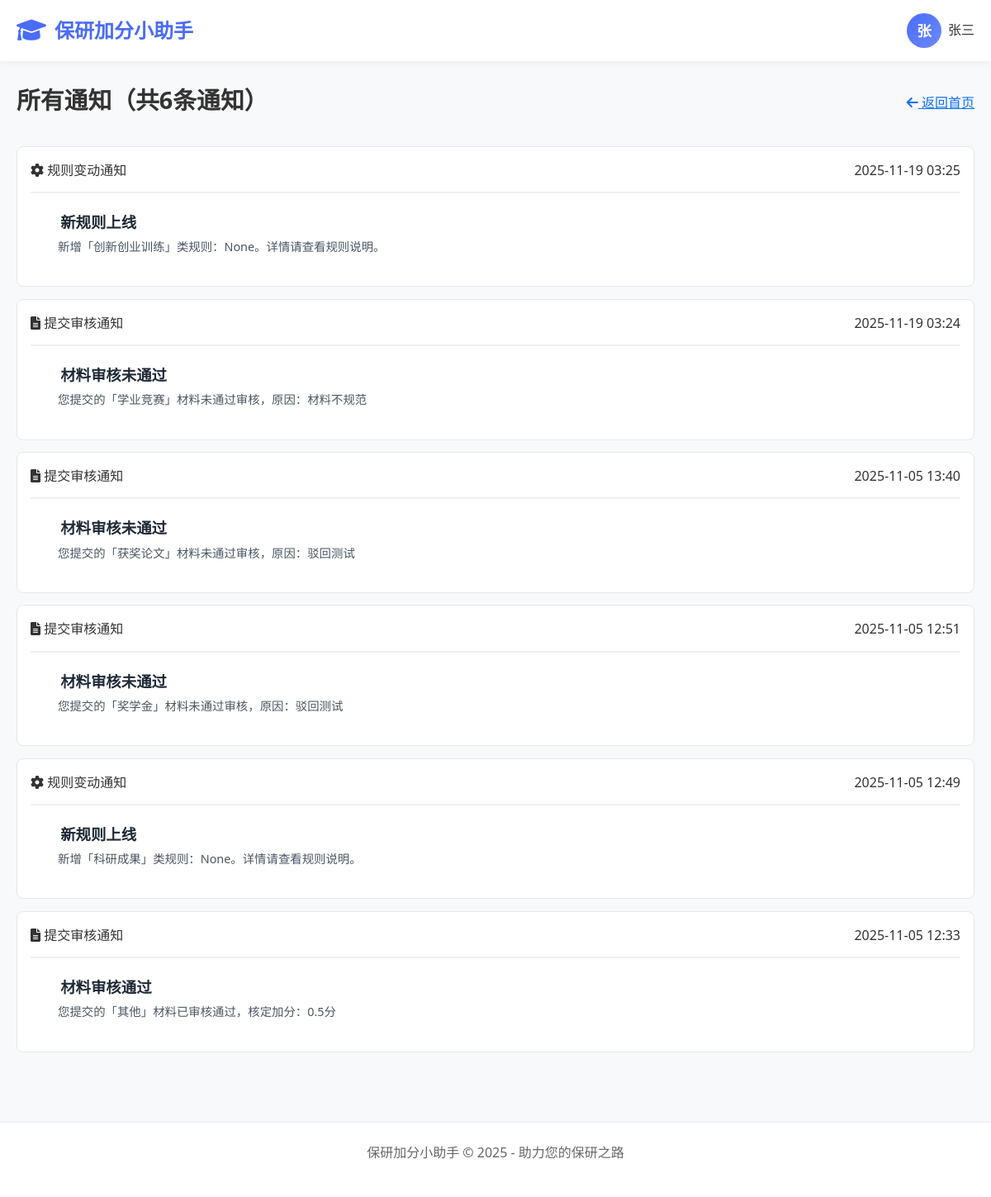
The page /student/notifications/ (signed in) on the database its author committed.
### apps/students/models.py (models this page shows, shortened)
class StudentProfile(models.Model):
    user = models.OneToOneField(
        User,
        on_delete=models.CASCADE,
        null=True,
        related_name='profile'  # 反向关联名称
    )
    COLLEGE_CHOICES = [
        ('info', '信息学院'),
        ('other', '其他'),
    ]
    full_name = models.CharField("姓名", max_length=100, blank=True)
    student_id = models.CharField("学号", max_length=20, unique=True,
                                  validators=[RegexValidator(regex=r'^\d{8,20}$', message='学号必须是8-20位数字')])
    grade = models.CharField("年级", max_length=20, blank=True)
    college = models.CharField(
        "学院",
        max_length=100,
        blank=True,
        choices=COLLEGE_CHOICES,
        default='other'  # 默认值设为其他
    )
    department = models.CharField("系别", max_length=100, blank=True)
    major = models.CharField("专业", max_length=100, blank=True)
    enrollment_year = models.PositiveIntegerField("入学年份", null=True, blank=True, help_text="例如：2023")
    GENDER_CHOICES = [
        ('M', '男'),
        ('F', '女'),
        ('O', '其他'),
    ]
    gender = models.CharField("性别", max_length=1, choices=GENDER_CHOICES, blank=True)
    ethnicity = models.CharField("民族", max_length=50, blank=True)
    political_status = models.CharField("政治面貌", max_length=50, blank=True)
    id_card = models.CharField("身份证号", max_length=18, blank=True,
                               validators=[RegexValidator(regex=r'^\d{17}[\dXx]$', message='请输入有效的身份证号')])
    phone = models.CharField("手机号", max_length=11, blank=True, help_text="请输入11位手机号码")
    email = models.EmailField("邮箱", blank=True, help_text="请输入有效的邮箱地址")
    academic_comprehensive_score = models.DecimalField(
        "学业综合成绩",  # 辅导员可设置
        max_digits=5,
        decimal_places=1,
        null=True,
        blank=True
    )
    academic_expertise_score = models.DecimalField(
        "学术专长成绩",  # 来自学术类材料加分
        max_digits=5,
        decimal_places=1,
        default=0
    )
    comprehensive_performance_score = models.DecimalField(
        "综合表现成绩",  # 来自综合类材料加分
        max_digits=5,
        decimal_places=1,
        default=0
    )
    total_score = models.DecimalField(
        "总成绩",
        max_digits=5,
        decimal_places=1,
        null=True,
        blank=True
    )
    academic_comprehensive_ratio = models.DecimalField(
        "学业综合成绩权重",
        max_digits=3,
        decimal_places=2,
        default=0.6  # 60%
    )
    academic_expertise_ratio = models.DecimalField(
        "学术专长成绩权重",
        max_digits=3,
        decimal_places=2,
        default=0.2  # 20%
    )
    comprehensive_performance_ratio = models.DecimalField(
        "综合表现成绩权重",
        max_digits=3,
        decimal_places=2,
        default=0.2  # 20%
    )

class Notification(models.Model):
    NOTIFICATION_TYPES = (
        ('submission', '提交审核通知'),
        ('rule', '规则变动通知'),
        ('system', '系统通知'),
    )
    recipient = models.ForeignKey(
        User,
        on_delete=models.CASCADE,
        related_name='notifications'
    )
    title = models.CharField(max_length=100)
    content = models.TextField()
    type = models.CharField(max_length=20, choices=NOTIFICATION_TYPES)
    is_read = models.BooleanField(default=False)
    created_at = models.DateTimeField(default=timezone.now)
    class Meta:
        ordering = ['-created_at']

### apps/students/views.py (the view)
# urls.py: path('notifications/', views.notifications, name='notifications'),
@login_required
def notifications(request):
    Notification.objects.filter(
        recipient=request.user,
        is_read=False
    ).update(is_read=True)
    all_notifications = Notification.objects.filter(
        recipient=request.user
    ).order_by('-created_at')
    return render(request, 'students/notifications.html', {
        'notifications': all_notifications
    })

### templates/students/notifications.html (shortened to what this page needs)
{% extends 'students/base.html' %}
{% load static %}
{% block extra_css %}
    <link href="{% static 'CSS/students/notifications.css' %}" rel="stylesheet">
{% endblock %}
{% block content %}
<div class="notifications-container">
    <div class="page-header">
        <h1 class="page-title">所有通知（共{{ notifications|length }}条通知）</h1>
        <a href="{% url 'index' %}" class="back-btn">
            <i class="fas fa-arrow-left"></i>
            <span>返回首页</span>
        </a>
    </div>
    <div class="notifications-list">
        {% for notification in notifications %}
        <div class="notification-item {% if not notification.is_read %}unread{% endif %}">
            <div class="notification-header">
                <div class="notification-type">
                    {% if notification.type == 'submission' %}
                        <i class="fas fa-file-alt"></i>
                        <span>提交审核通知</span>
                    {% elif notification.type == 'rule' %}
                        <i class="fas fa-cog"></i>
                        <span>规则变动通知</span>
                    {% else %}
                        <i class="fas fa-bullhorn"></i>
                        <span>系统通知</span>
                    {% endif %}
                </div>
                <div class="notification-time">
                    {{ notification.created_at|date:"Y-m-d H:i" }}
                </div>
            </div>
            <div class="notification-content">
                <h3 class="notification-title">{{ notification.title }}</h3>
                <p class="notification-text">{{ notification.content }}</p>
            </div>
        </div>
        {% empty %}
        <div class="empty-state">
            <i class="fas fa-bell"></i>
            <h4>暂无通知</h4>
            <p>您暂时没有收到任何通知</p>
        </div>
        {% endfor %}
    </div>
</div>
{% endblock %}

### templates/students/base.html (shortened to what this page needs)
<!DOCTYPE html>
<html lang="zh-CN">
<head>
    <link href="https://cdn.jsdelivr.net/npm/bootstrap@5.3.0-alpha1/dist/css/bootstrap.min.css" rel="stylesheet">
    <link rel="stylesheet" href="https://cdnjs.cloudflare.com/ajax/libs/font-awesome/6.0.0/css/all.min.css">
    {% load static %}
    <link href="{% static 'CSS/base.css' %}" rel="stylesheet">
    {% block extra_css %}{% endblock %}
</head>
<body>
    <nav class="navbar">
        <div class="container">
            <div class="navbar-content">
                <a href="{% url 'index' %}" class="logo">
                    <i class="fas fa-graduation-cap"></i>
                    <span>保研加分小助手</span>
                </a>
                <div class="user-info">
                    {% if user.is_authenticated %}
                        <a href="{% url 'user_center' %}" class="d-flex align-items-center text-decoration-none" title="个人资料">
                            <div class="user-avatar">{{ user.profile.full_name|first }}</div>
                            <span class="username ms-2">{{ user.profile.full_name }}</span>
                        </a>
                    {% else %}
                        <a href="{% url 'login' %}" class="btn btn-outline-primary btn-sm">登录</a>
                    {% endif %}
                </div>
            </div>
        </div>
    </nav>
    <div class="container">
        <div class="main-content">
            {% block content %}{% endblock %}
        </div>
    </div>
    <footer class="footer">
        <div class="container">
            <p>保研加分小助手 &copy; 2025 - 助力您的保研之路</p>
        </div>
    </footer>
</body>
</html>

### static/CSS/base.css (style rules this page uses)
:root { --primary: #4a6cf7; --primary-light: #6a8aff; --secondary: #6c757d; --light-bg: #f8f9fa; --dark-text: #333333; --gray-text: #666666; --light-gray: #e9ecef; --white: #ffffff; --card-shadow: 0 4px 12px rgba(0, 0, 0, 0.08); --hover-shadow: 0 8px 24px rgba(0, 0, 0, 0.12); }
* { margin: 0; padding: 0; box-sizing: border-box; }
body { font-family: 'Segoe UI', 'PingFang SC', 'Microsoft YaHei', sans-serif; background-color: var(--light-bg); color: var(--dark-text); line-height: 1.6; }
.container { max-width: 1200px; margin: 0 auto; padding: 0 20px; }
.navbar { background: var(--white); box-shadow: 0 2px 10px rgba(0, 0, 0, 0.05); padding: 1rem 0; position: sticky; top: 0; z-index: 100; }
.navbar-content { display: flex; justify-content: space-between; align-items: center; width: 100%; }
.logo { display: flex; align-items: center; gap: 10px; font-weight: 700; font-size: 1.5rem; color: var(--primary); text-decoration: none; }
.logo i { font-size: 1.8rem; }
.user-info { display: flex; align-items: center; gap: 12px; margin-left: auto; }
.user-avatar { width: 42px; height: 42px; border-radius: 50%; background: linear-gradient(135deg, var(--primary), var(--primary-light)); display: flex; align-items: center; justify-content: center; color: var(--white); font-weight: 600; font-size: 1.1rem; }
.username { font-weight: 500; color: var(--dark-text); }
.main-content { padding: 30px 0; }
.page-header { display: flex; justify-content: space-between; align-items: center; margin-bottom: 30px; }
.page-title { font-size: 1.8rem; font-weight: 700; color: var(--dark-text); }
.footer { background: var(--white); padding: 24px 0; margin-top: 40px; text-align: center; color: var(--gray-text); border-top: 1px solid var(--light-gray); }

### static/CSS/students/notifications.css (style rules this page uses)
.notification-header { display: flex; justify-content: space-between; align-items: center; margin-bottom: 1.2rem; padding-bottom: 0.8rem; border-bottom: 2px solid #f0f0f0; }
.notification-title { font-size: 1.15rem; font-weight: 600; color: #1f2937; padding-left: 0.2rem; }
.notification-item { padding: 1rem; margin-bottom: 0.9rem; border-radius: 8px; background-color: #ffffff; border: 1px solid #e5e7eb; transition: all 0.25s ease; }
.notification-content { font-size: 0.9rem; color: #4b5563; line-height: 1.5; margin-left: 33px; padding: 0.3rem 0; }

### rows shown on the page
Notification: type "rule" (drawn), created_at "2025-11-19 03:25", title "新规则上线", content "新增「创新创业训练」类规则：None。详情请查看规则说明。"
Notification: type "submission" (drawn), created_at "2025-11-19 03:24", title "材料审核未通过", content "您提交的「学业竞赛」材料未通过审核，原因：材料不规范"
Notification: type "submission" (drawn), created_at "2025-11-05 13:40", title "材料审核未通过", content "您提交的「获奖论文」材料未通过审核，原因：驳回测试"
Notification: type "submission" (drawn), created_at "2025-11-05 12:51", title "材料审核未通过", content "您提交的「奖学金」材料未通过审核，原因：驳回测试"
Notification: type "rule" (drawn), created_at "2025-11-05 12:49", title "新规则上线", content "新增「科研成果」类规则：None。详情请查看规则说明。"
Notification: type "submission" (drawn), created_at "2025-11-05 12:33", title "材料审核通过", content "您提交的「其他」材料已审核通过，核定加分：0.5分"

### other values the page prints
{{ user.profile.full_name|first }} "张"
{{ user.profile.full_name }} "张三"
{{ notifications|length }} "6"
